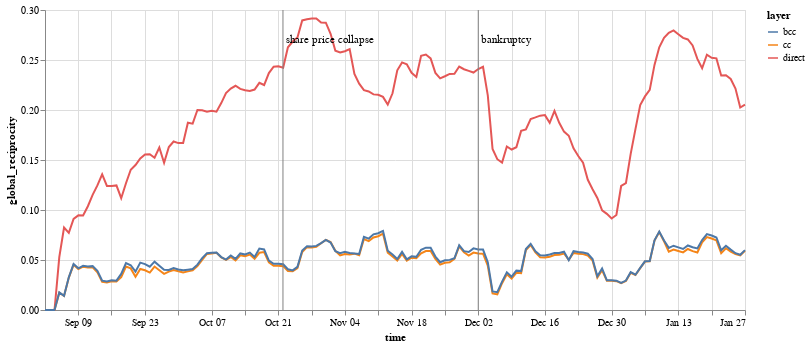

Here is the notebook cell this chart was saved with:
### Code cell
w = g.window('2001-09-01 00:00:00', '2002-01-27 00:00:00')
rolling = w.rolling(step='1 day', window='1 week')
algo_for_all_layers(algorithms.global_reciprocity, 'global_reciprocity', rolling)

### Figure 1 — Vega-Lite specification as saved in the notebook (floating-point values rounded to 4 significant figures; data arrays with more than 128 entries replaced by an {"elided": "..."} marker saying what was removed)
{"config": {"view": {"continuousWidth": 400, "continuousHeight": 300}}, "layer": [{"data": {"name": "data-f6d4e125878806ee575b8fee79ba4905"}, "mark": "line", "encoding": {"color": {"field": "layer", "type": "nominal"}, "opacity": {"condition": {"value": 1.0, "selection": "selector010"}, "value": 0.2}, "tooltip": [{"field": "layer", "type": "nominal"}, {"field": "global_reciprocity", "type": "quantitative"}], "x": {"field": "time", "type": "temporal"}, "y": {"field": "global_reciprocity", "type": "quantitative"}}, "selection": {"selector010": {"type": "multi", "fields": ["layer"], "bind": "legend"}}, "width": 700}, {"layer": [{"mark": {"type": "rule", "color": "gray"}, "encoding": {"x": {"field": "time", "type": "temporal"}}}, {"mark": {"type": "text", "align": "left", "color": "black", "dx": 3, "dy": -120}, "encoding": {"text": {"field": "event", "type": "nominal"}, "x": {"field": "time", "type": "temporal"}}}], "data": {"name": "data-78262a8da2e6731fe3a655fdaa151d08"}}], "$schema": "https://vega.github.io/schema/vega-lite/v4.17.0.json", "datasets": {"data-f6d4e125878806ee575b8fee79ba4905": {"elided": "444 records"}, "data-78262a8da2e6731fe3a655fdaa151d08": [{"time": "2001-10-22", "event": "share price collapse"}, {"time": "2001-12-02", "event": "bankruptcy"}]}}
